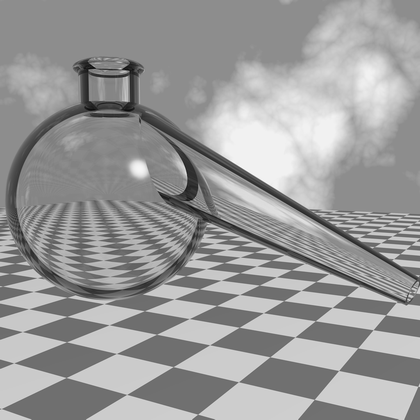
%> input picture Problem6/fig/ray_trace_bottle.tif, 420 x 420 px, shrunk from 1025 x 1025 before the run
$ octave myRotate3.m   (GNU Octave 9; MATLAB toolbox functions it lacks are replaced by stand-ins)
%> lines starting %> are read from the running program, lines starting %| are printed output that depends on the picture
%% nearest neighbor
close all;
clear;
clc;
%% ----------init-----------------------------
img = imread('../fig/ray_trace_bottle.tif');
%> img is the input picture: size 420x420 uint8; min 9, max 251, mean 153.7

figure('Name', 'Original Figure');
imshow(img);
H = 1;   %索引pix中第一个元素，即高度
W = 2;   %索引pix中第二个元素，即宽度
angle = 45;
[h, w] = size(img);
%> h = 420; w = 420

theta = angle / 180 * pi;
rot = [cos(theta) -sin(theta) 0; sin(theta) cos(theta) 0; 0 0 1];
inv_rot = inv(rot);
pix1 = [1 1 1] * rot;   %变换后图像左上点的坐标
pix2 = [1 w 1] * rot;   %变换后图像右上点的坐标
%> pix2 = [297.7 296.3 1]
pix3 = [h 1 1] * rot;   %变换后图像左下点的坐标
%> pix3 = [297.7 -296.3 1]
pix4 = [h w 1] * rot;   %变换后图像右下点的坐标
%> pix4 = [594 5.68e-14 1]

height = round(max([abs(pix1(H) - pix4(H)) + 0.5 abs(pix2(H) - pix3(H)) + 0.5])); %变换后图像的高度
%> height = 593
width = round(max([abs(pix1(W) - pix4(W)) + 0.5 abs(pix2(W) - pix3(W)) + 0.5]));  %变换后图像的宽度
%> width = 593
imgn = zeros(height, width);

delta_y = abs(min([pix1(H) pix2(H) pix3(H) pix4(H)]));  %取得y方向的负轴超出的偏移量
%> delta_y = 1.41
delta_x = abs(min([pix1(W) pix2(W) pix3(W) pix4(W)]));  %取得x方向的负轴超出的偏移量

for i = 1-delta_y : height-delta_y
    for j = 1-delta_x : width - delta_x
        pix = [i j 1] * inv_rot;

        float_Y = pix(1) - floor(pix(1));
        float_X = pix(2) - floor(pix(2));

        if pix(1) >= 1 && pix(2) >= 1 && pix(1) <= h && pix(2) <= w
            pix_up_left = [floor(pix(1)) floor(pix(2))];  %四个相邻的点
            pix_up_right = [floor(pix(1)) ceil(pix(2))];
            pix_down_left = [ceil(pix(1)) floor(pix(2))];
            pix_down_right = [ceil(pix(1)) ceil(pix(2))];

            value_up_left = (1 - float_X) * (1 - float_Y);  %计算临近四个点的权重
            value_up_right = float_X * (1 - float_Y);
            value_down_left = (1 - float_X) * float_Y;
            value_down_right = float_X * float_Y;

            imgn(i + delta_y, j + delta_x) = value_up_left * img(pix_up_left(1), pix_up_left(2)) + ...
                value_up_right * img(pix_up_right(1), pix_up_right(2)) + ...
                value_down_left * img(pix_down_left(1), pix_down_left(2)) + ...
                value_down_right * img(pix_down_right(1), pix_down_right(2));
        end
    end
end
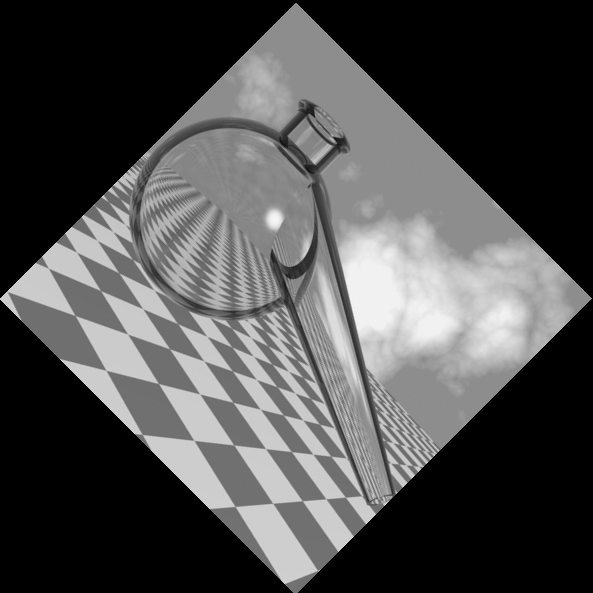
%> imgn: size 593x593 double; min 0, max 248, mean 76.7
%> after the loop, pix_down_left = [418 419]; pix_down_right = [418 420]; pix_up_left = [417 419]; pix_up_right = [417 420]; value_down_left = 0.0451; value_down_right = 0.0514; value_up_left = 0.423; value_up_right = 0.481
figure('Name', 'Rotate with self-defined function');
imshow(imgn,[]);
